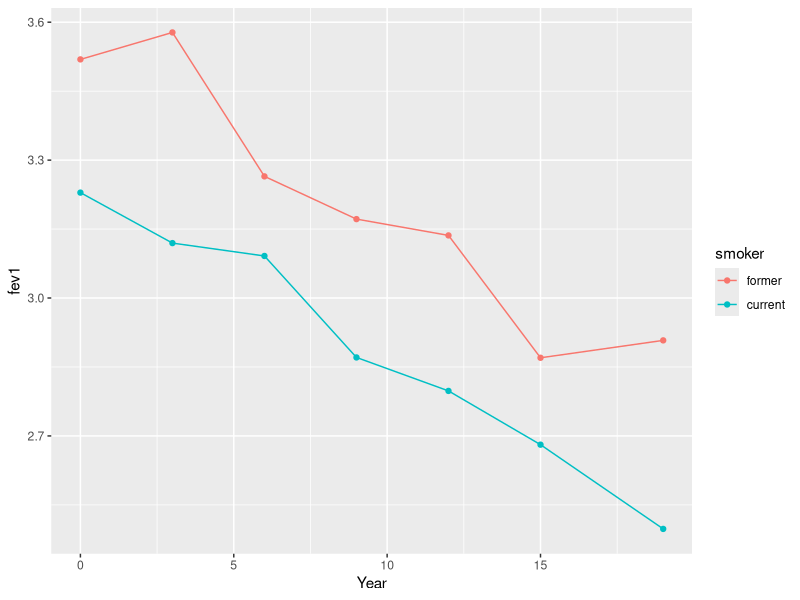
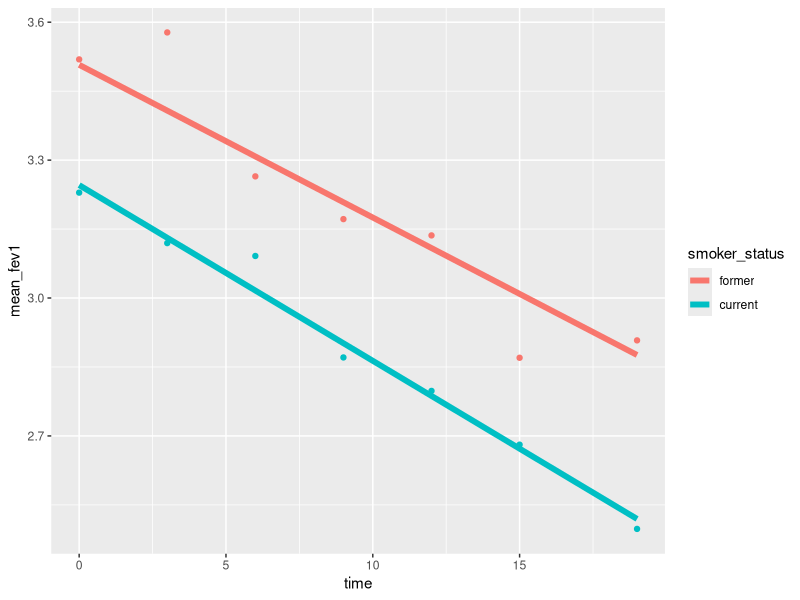
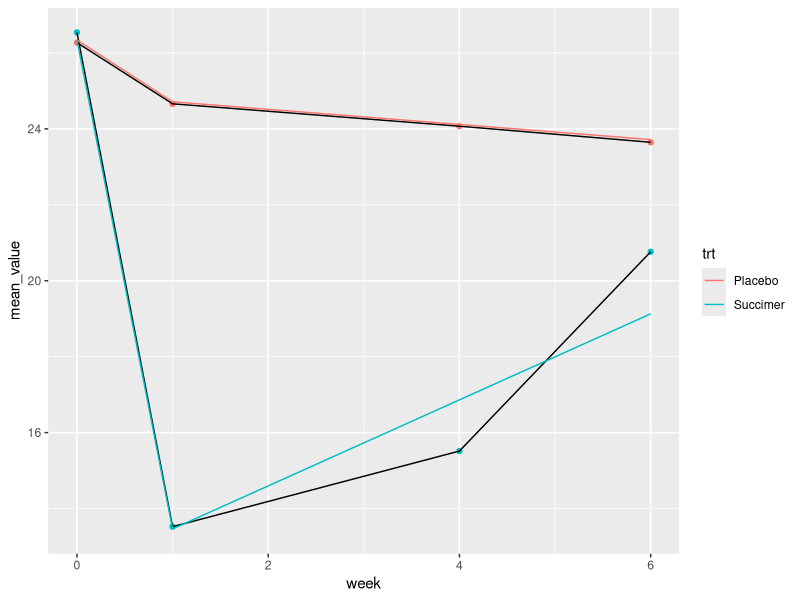
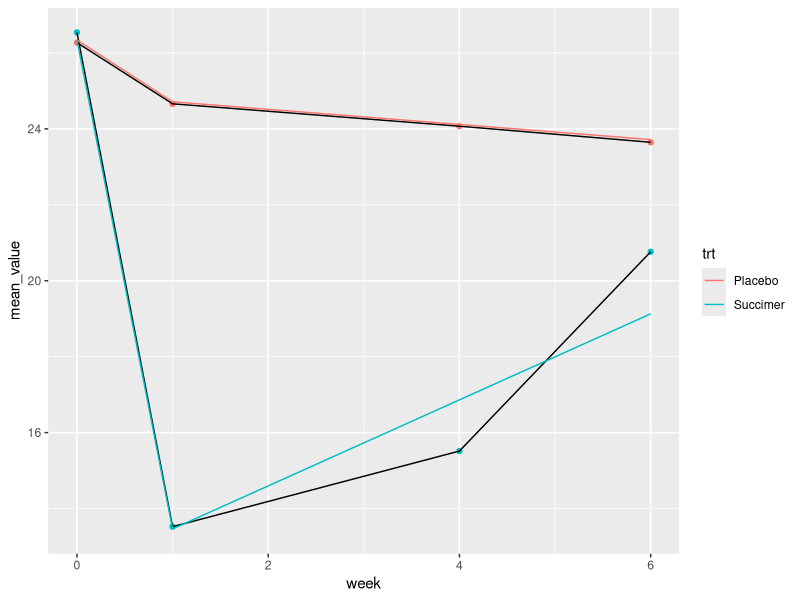

Source code (R) for these figures, in order:
library(foreign)
library(tidyverse)
library(nlme)
library(modelr)

smoking <- read.dta("../datasets/smoking.dta")

smoking_new <- as_tibble(smoking) %>%
  mutate(
    smoker_status = ifelse(smoker, "current", "former"),
    smoker_status = factor(smoker_status, levels = c("former", "current"))
  )

smoking_summary <- smoking_new %>%
  group_by(smoker_status, time) %>%
  summarize(mean_fev1 = mean(fev1))

# make a plot
p1 <- smoking_summary %>%
  ggplot(aes(x = time, y = mean_fev1, color = smoker_status)) +
  geom_line() +
  geom_point() +
  labs(color = "smoker", x = "Year", y = "fev1")

# prepare for models
smoking_new <- smoking_new %>%
  mutate(
    year = case_when(
      .$time == 0 ~ 1,
      .$time == 3 ~ 2,
      .$time == 6 ~ 3,
      .$time == 9 ~ 4,
      .$time == 12 ~ 5,
      .$time == 15 ~ 6,
      .$time == 19 ~ 7
    )
  )

# linear trend model
model <- gls(fev1 ~ smoker_status*time, corr = corSymm(, form = ~ year | id),
  data = smoking_new, weights = varIdent(form = ~ 1 | year))

grid <- data_grid(smoking_new, smoker_status, time) %>%
  add_predictions(model)

p2 <- ggplot(smoking_summary, aes(x = time, y = mean_fev1, color = smoker_status)) +
  geom_point(show.legend = FALSE) +
  geom_line(data = grid, aes(y = pred), size = 2) 

# linear trend model
model1 <- gls(fev1 ~ smoker_status*time, 
  corr = corSymm(, form = ~ year | id),
  weights = varIdent(form = ~ 1 | year), 
  data = smoking_new, method = "ML"
)

# quadratic trend model
model2 <- gls(fev1 ~ smoker*time + smoker*I(time^2),
  corr = corSymm(, form = ~ year | id),
  weights = varIdent(form = ~ 1 | year), 
  data = smoking_new, method = "ML"
)

# now work with lead exposed children, piecewise linear model
lead <- read.dta("../datasets/tlc.dta") %>%
  as_tibble()

lead_new <- lead %>%
  gather(timepoint, value, y0, y1, y4, y6) %>%
  mutate(
    time = case_when(
      .$timepoint == "y0" ~ 1,
      .$timepoint == "y1" ~ 2,
      .$timepoint == "y4" ~ 3,
      .$timepoint == "y6" ~ 4
    ),
    week = case_when(
      .$timepoint == "y0" ~ 0,
      .$timepoint == "y1" ~ 1,
      .$timepoint == "y4" ~ 4,
      .$timepoint == "y6" ~ 6
    ),
    week1 = (week - 1) * (week >= 1),
    trt.week = week * (trt == "Succimer"),
    trt.week1 = week1 * (trt == "Succimer")
  ) 

lead_new_summary <- lead_new %>%
  group_by(trt, week) %>%
  summarize(mean_value = mean(value))

model1 <- gls(value ~ week + week1 + trt.week + trt.week1,
  corr = corSymm(, form = ~ time | id),
  weights = varIdent(form = ~ 1 | time),
  data = lead_new
)

grid1 <- data_grid(lead_new, trt, week) %>%
  mutate(
    week1 = (week - 1) * (week >= 1),
    trt.week = week * (trt == "Succimer"),
    trt.week1 = week1 * (trt == "Succimer")
  ) %>%
  add_predictions(model1)

p3 <- ggplot(lead_new_summary, aes(x = week, y = mean_value, color = trt, group = trt)) +
  geom_point(show.legend = FALSE) +
  geom_line(color = "black") +
  geom_line(data = grid1, aes(y = pred))

model2 <- gls(value ~ week + week1 + trt:week + trt:week1,
  corr = corSymm(, form = ~ time | id),
  weights = varIdent(form = ~ 1 | time),
  data = lead_new
)

grid2 <- data_grid(lead_new, trt, week) %>%
  mutate(week1 = (week - 1) * (week >= 1)) %>%
  add_predictions(model2)

p4 <- ggplot(lead_new_summary, aes(x = week, y = mean_value, color = trt, group = trt)) +
  geom_point(show.legend = FALSE) +
  geom_line(color = "black") +
  geom_line(data = grid2, aes(y = pred))
